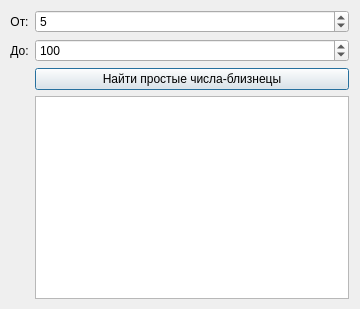
<?xml version="1.0" encoding="UTF-8"?>
<ui version="4.0">
 <class>Dialog</class>
 <widget class="QDialog" name="Dialog">
  <property name="geometry">
   <rect>
    <x>0</x>
    <y>0</y>
    <width>360</width>
    <height>309</height>
   </rect>
  </property>
  <property name="windowTitle">
   <string>Dialog</string>
  </property>
  <widget class="QWidget" name="formLayoutWidget">
   <property name="geometry">
    <rect>
     <x>10</x>
     <y>10</y>
     <width>339</width>
     <height>289</height>
    </rect>
   </property>
   <layout class="QFormLayout" name="formLayout">
    <item row="0" column="0">
     <widget class="QLabel" name="labelFrom">
      <property name="text">
       <string>От:</string>
      </property>
      <property name="alignment">
       <set>Qt::AlignCenter</set>
      </property>
     </widget>
    </item>
    <item row="0" column="1">
     <widget class="QSpinBox" name="sbFrom">
      <property name="minimum">
       <number>1</number>
      </property>
      <property name="maximum">
       <number>999999</number>
      </property>
      <property name="value">
       <number>5</number>
      </property>
     </widget>
    </item>
    <item row="1" column="0">
     <widget class="QLabel" name="labelTo">
      <property name="text">
       <string>До:</string>
      </property>
      <property name="alignment">
       <set>Qt::AlignCenter</set>
      </property>
     </widget>
    </item>
    <item row="1" column="1">
     <widget class="QSpinBox" name="sbTo">
      <property name="minimum">
       <number>1</number>
      </property>
      <property name="maximum">
       <number>999999</number>
      </property>
      <property name="value">
       <number>100</number>
      </property>
     </widget>
    </item>
    <item row="2" column="1">
     <widget class="QPushButton" name="pushButton">
      <property name="text">
       <string>Найти простые числа-близнецы</string>
      </property>
     </widget>
    </item>
    <item row="3" column="1">
     <widget class="QPlainTextEdit" name="memo">
      <property name="font">
       <font>
        <pointsize>16</pointsize>
       </font>
      </property>
     </widget>
    </item>
   </layout>
  </widget>
 </widget>
 <resources/>
 <connections/>
</ui>
